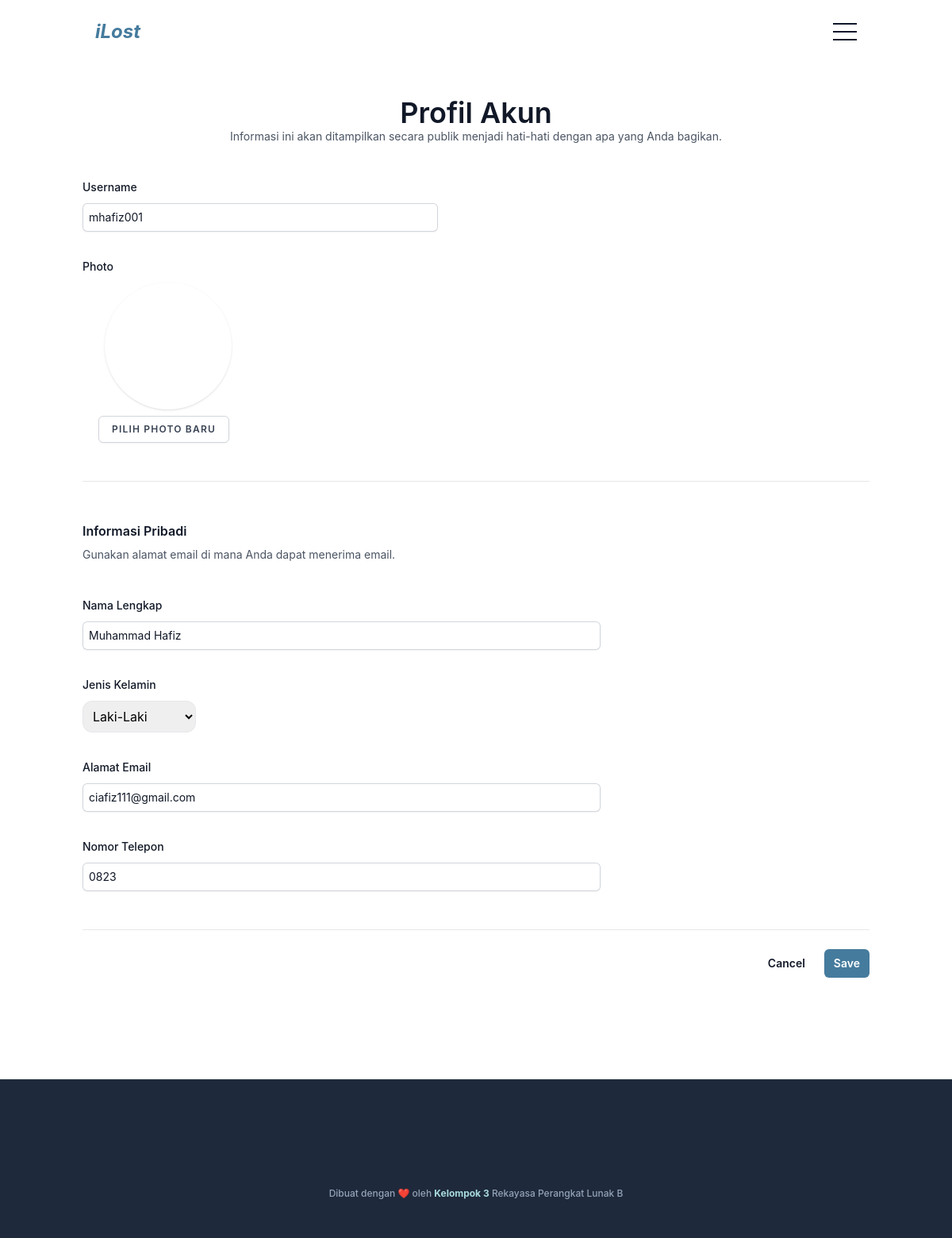
The app's page /user/profil.php (signed in) with its own data.
### tables this page shows
CREATE TABLE `user` (
  `email` varchar(40) NOT NULL,
  `username` varchar(40) DEFAULT NULL,
  `nama` varchar(45) DEFAULT NULL,
  `kelamin` char(1) DEFAULT NULL,
  `password` varchar(255) NOT NULL,
  `gambar` varchar(255) NOT NULL,
  `kontak` varchar(15) DEFAULT NULL
);

### query/functions.php (called while the page is built, shortened)
<?php
$server = "localhost";
$username = "root";
$password = "";
$database = "ilost";
$conn = mysqli_connect($server,$username,$password,$database);
function query($query) {
    global $conn;
    $result = mysqli_query($conn, $query);
    $rows = [];
    while( $row = mysqli_fetch_assoc(($result))) {
        $rows[] = $row;
    }
    return $rows;
}
?>

### user/profil.php (the view, shortened to what this page needs)
<?php
include "../query/functions.php";
$emaill = $_SESSION["user"];
$user = query("SELECT * FROM user WHERE email = '$emaill'")[0];
?>
<!DOCTYPE html>
<html lang="en" class="scroll-smooth">
<head>
    <link href="../dist/output.css" rel="stylesheet" />
</head>
<body>
    <?php include "../template/navbar-user.php"; ?>
    <section class=" bg-white dark:bg-bcg" id="profil">
        <div class="container py-32">
            <form action="" method="post" enctype="multipart/form-data">
                <div class="space-y-12">
                    <div class="border-b border-gray-900/10 pb-12">
                        <h2 class="text-4xl dark:text-secondary font-semibold leading-7 text-gray-900 text-center">
                            Profil Akun</h2>
                        <p class="mt-1 text-sm leading-6 text-gray-600 dark:text-white text-center">Informasi ini akan
                            ditampilkan
                            secara publik
                            menjadi hati-hati dengan apa yang Anda bagikan.</p>
                        <div class="mt-10 grid grid-cols-1 gap-x-6 gap-y-8 sm:grid-cols-6">
                            <div class="sm:col-span-4">
                                <label for="username"
                                    class="block text-sm dark:text-white font-medium leading-6 text-gray-900">Username</label>
                                <div class="mt-2">
                                    <div
                                        class="flex rounded-md shadow-sm ring-1 ring-inset ring-gray-300 focus-within:ring-2 focus-within:ring-inset focus-within:ring-primary sm:max-w-md">
                                        <input type="text" name="username" id="username" require
                                            value="<?= $user['username']; ?>" autocomplete="username"
                                            class="block flex-1 rounded-md border-0 bg-transparent py-1.5 pl-2 text-gray-900  placeholder:text-gray-400 focus:ring-0 sm:text-sm sm:leading-6 dark:border-primary dark:bg-dark dark:text-secondary"
                                            placeholder="janesmith">
                                    </div>
                                </div>
                            </div>
                            <div class="col-span-full">
                                <label for="photo"
                                    class="block text-sm font-medium leading-6 text-gray-900 dark:text-white">Photo</label>
                                <div x-data="{photoName: null, photoPreview: null}"
                                    class="col-span-6 ml-2 sm:col-span-4 md:mr-3">
                                    <div class="mt-2" x-show="! photoPreview">
                                        <span class="block w-40 h-40 rounded-full ml-5 shadow"
                                            x-bind:style="'background-size: cover; background-repeat: no-repeat; background-position: center center; background-image: url(\'../dist/img/users/<?= $user['gambar']; ?>\');'"
                                            style="background-size: cover; background-repeat: no-repeat; background-position: center center; background-image: url('null');">
                                        </span>
                                    </div>
                                    <button type="button"
                                        class="inline-flex items-center px-4 py-2 bg-white border border-gray-300 rounded-md font-semibold text-xs text-gray-700 uppercase tracking-widest shadow-sm hover:text-gray-500 focus:outline-none focus:border-blue-400 focus:shadow-outline-blue active:text-white active:bg-primary transition ease-in-out duration-150 mt-2 ml-3 dark:border-primary dark:bg-dark dark:text-secondary"
                                        x-on:click.prevent="$refs.photo.click()">
                                        Pilih Photo Baru
                                    </button>
                                </div>
                            </div>
                        </div>
                    </div>
                    <div class="border-b border-gray-900/10 pb-12">
                        <h2 class="text-base font-semibold leading-7 text-gray-900 dark:text-secondary">Informasi
                            Pribadi</h2>
                        <p class="mt-1 text-sm leading-6 text-gray-600 dark:text-white">Gunakan alamat email di mana
                            Anda dapat menerima
                            email.
                        </p>
                        <div class="mt-10 grid grid-cols-1 gap-x-6 gap-y-8 sm:grid-cols-6">
                            <div class="sm:col-span-4">
                                <label for="name"
                                    class="block text-sm font-medium leading-6 text-gray-900 dark:text-white">Nama
                                    Lengkap</label>
                                <div class="mt-2">
                                    <input type="text" name="nama" id="name" autocomplete="given-name" require
                                        value="<?= $user['nama']; ?>"
                                        class="block w-full rounded-md border-0 py-1.5 pl-2 text-gray-900 shadow-sm ring-1 ring-inset ring-gray-300 placeholder:text-gray-400 focus:ring-2 focus:ring-inset focus:ring-primary dark:border-primary dark:bg-dark dark:text-secondary sm:text-sm sm:leading-6">
                                </div>
                            </div>
                            <div class="sm:col-span-4">
                                <label for="name"
                                    class="block text-sm font-medium leading-6 text-gray-900 dark:text-white">Jenis
                                    Kelamin</label>
                                <div class="mt-2">
                                    <select
                                        class="p-2 rounded-xl border dark:border-primary dark:bg-dark dark:text-secondary"
                                        name="kelamin">
                                        <option value="L" <?php if($user["kelamin"]=="L"){echo "selected";} ?>>Laki-Laki
                                        </option>
                                    </select>
                                </div>
                            </div>
                            <div class="sm:col-span-4">
                                <label for="email"
                                    class="block text-sm font-medium leading-6 text-gray-900 dark:text-white">Alamat
                                    Email</label>
                                <div class="mt-2">
                                    <input id="email" name="email" type="email" autocomplete="email" require
                                        value="<?= $user['email']; ?>"
                                        class="block w-full rounded-md border-0 py-1.5 pl-2 text-gray-900 shadow-sm ring-1 ring-inset ring-gray-300 placeholder:text-gray-400 focus:ring-2 focus:ring-inset focus:ring-primary sm:text-sm sm:leading-6 dark:border-primary dark:bg-dark dark:text-secondary">
                                </div>
                            </div>
                            <div class="sm:col-span-4">
                                <label for="kontak"
                                    class="block text-sm font-medium leading-6 text-gray-900 dark:text-white">Nomor
                                    Telepon</label>
                                <div class="mt-2">
                                    <input id="kontak" name="kontak" type="number" require
                                        value="<?= $user['kontak']; ?>" placeholder="0812xxxx"
                                        class="block w-full rounded-md border-0 py-1.5 pl-2 text-gray-900 shadow-sm ring-1 ring-inset ring-gray-300 placeholder:text-gray-400 focus:ring-2 focus:ring-inset focus:ring-primary sm:text-sm sm:leading-6 dark:border-primary dark:bg-dark dark:text-secondary">
                                </div>
                            </div>
                        </div>
                    </div>
                </div>
                <div class="mt-6 flex items-center justify-end gap-x-6">
                    <button type="button" class="text-sm font-semibold leading-6 text-gray-900 dark:text-white"><a
                            href="index.php">Cancel</a></button>
                    <input type="submit" name="submit"
                        class="rounded-md bg-primary px-3 py-2 text-sm font-semibold text-white shadow-sm hover:text-secondary focus-visible:outline focus-visible:outline-2 focus-visible:outline-offset-2 focus-visible:outline-primary"
                        value="Save">
                </div>
            </form>
        </div>
    </section>
    <?php include "../template/footer.php"; ?>
</body>
</html>

### records on screen
user: username "mhafiz001", nama "Muhammad Hafiz", kelamin "Laki-Laki", email "ciafiz111@gmail.com", kontak "0823"
